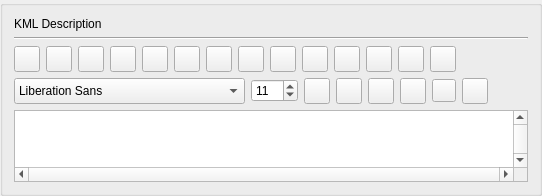
         <widget class="QGroupBox" name="groupBox_2">
          <property name="title">
           <string/>
          </property>
          <property name="alignment">
           <set>Qt::AlignCenter</set>
          </property>
          <property name="flat">
           <bool>false</bool>
          </property>
          <layout class="QVBoxLayout" name="verticalLayout" stretch="0,0,0,0,0">
           <item>
            <widget class="QLabel" name="label_7">
             <property name="text">
              <string>KML Description</string>
             </property>
             <property name="alignment">
              <set>Qt::AlignLeading|Qt::AlignLeft|Qt::AlignVCenter</set>
             </property>
            </widget>
           </item>
           <item>
            <widget class="Line" name="line">
             <property name="orientation">
              <enum>Qt::Horizontal</enum>
             </property>
            </widget>
           </item>
           <item>
            <layout class="QGridLayout" name="gridLayout_2">
             <item row="0" column="22">
              <spacer name="horizontalSpacer">
               <property name="orientation">
                <enum>Qt::Horizontal</enum>
               </property>
               <property name="sizeHint" stdset="0">
                <size>
                 <width>40</width>
                 <height>20</height>
                </size>
               </property>
              </spacer>
             </item>
             <item row="0" column="11">
              <widget class="QToolButton" name="editor_italic">
               <property name="minimumSize">
                <size>
                 <width>26</width>
                 <height>26</height>
                </size>
               </property>
               <property name="maximumSize">
                <size>
                 <width>26</width>
                 <height>26</height>
                </size>
               </property>
               <property name="toolTip">
                <string>Set / Un-set selexted text to Bold</string>
               </property>
               <property name="text">
                <string/>
               </property>
               <property name="icon">
                <iconset resource="../../../.local/share/QGIS/QGIS3/profiles/default/python/plugins/groundtruther/resources.qrc">
                 <normaloff>:/icons/qtui/icons/italic.png</normaloff>:/icons/qtui/icons/italic.png</iconset>
               </property>
              </widget>
             </item>
             <item row="0" column="17">
              <widget class="QToolButton" name="editor_align_justify">
               <property name="minimumSize">
                <size>
                 <width>26</width>
                 <height>26</height>
                </size>
               </property>
               <property name="maximumSize">
                <size>
                 <width>26</width>
                 <height>26</height>
                </size>
               </property>
               <property name="toolTip">
                <string>Justified Alignment for selected text</string>
               </property>
               <property name="text">
                <string/>
               </property>
               <property name="icon">
                <iconset resource="../../../.local/share/QGIS/QGIS3/profiles/default/python/plugins/groundtruther/resources.qrc">
                 <normaloff>:/icons/qtui/icons/align-justify.png</normaloff>:/icons/qtui/icons/align-justify.png</iconset>
               </property>
              </widget>
             </item>
             <item row="0" column="7">
              <widget class="QToolButton" name="editor_undo">
               <property name="minimumSize">
                <size>
                 <width>26</width>
                 <height>26</height>
                </size>
               </property>
               <property name="maximumSize">
                <size>
                 <width>26</width>
                 <height>26</height>
                </size>
               </property>
               <property name="toolTip">
                <string>Undo text edit</string>
               </property>
               <property name="text">
                <string/>
               </property>
               <property name="icon">
                <iconset resource="../../../.local/share/QGIS/QGIS3/profiles/default/python/plugins/groundtruther/resources.qrc">
                 <normaloff>:/icons/qtui/icons/arrow-rotate-left.svg</normaloff>:/icons/qtui/icons/arrow-rotate-left.svg</iconset>
               </property>
              </widget>
             </item>
             <item row="0" column="8">
              <widget class="QToolButton" name="editor_redo">
               <property name="minimumSize">
                <size>
                 <width>26</width>
                 <height>26</height>
                </size>
               </property>
               <property name="maximumSize">
                <size>
                 <width>26</width>
                 <height>26</height>
                </size>
               </property>
               <property name="toolTip">
                <string>Redo text editing</string>
               </property>
               <property name="text">
                <string/>
               </property>
               <property name="icon">
                <iconset resource="../../../.local/share/QGIS/QGIS3/profiles/default/python/plugins/groundtruther/resources.qrc">
                 <normaloff>:/icons/qtui/icons/arrow-rotate-right.svg</normaloff>:/icons/qtui/icons/arrow-rotate-right.svg</iconset>
               </property>
              </widget>
             </item>
             <item row="0" column="18">
              <widget class="QToolButton" name="editor_save">
               <property name="minimumSize">
                <size>
                 <width>26</width>
                 <height>26</height>
                </size>
               </property>
               <property name="maximumSize">
                <size>
                 <width>26</width>
                 <height>26</height>
                </size>
               </property>
               <property name="toolTip">
                <string>save editor text to HTML</string>
               </property>
               <property name="text">
                <string/>
               </property>
               <property name="icon">
                <iconset resource="../../../.local/share/QGIS/QGIS3/profiles/default/python/plugins/groundtruther/resources.qrc">
                 <normaloff>:/icons/qtui/icons/print.png</normaloff>:/icons/qtui/icons/print.png</iconset>
               </property>
              </widget>
             </item>
             <item row="0" column="2">
              <widget class="QToolButton" name="editor_paste">
               <property name="minimumSize">
                <size>
                 <width>26</width>
                 <height>26</height>
                </size>
               </property>
               <property name="maximumSize">
                <size>
                 <width>26</width>
                 <height>26</height>
                </size>
               </property>
               <property name="toolTip">
                <string>Paste selected text</string>
               </property>
               <property name="text">
                <string/>
               </property>
               <property name="icon">
                <iconset resource="../../../.local/share/QGIS/QGIS3/profiles/default/python/plugins/groundtruther/resources.qrc">
                 <normaloff>:/icons/qtui/icons/paste.png</normaloff>:/icons/qtui/icons/paste.png</iconset>
               </property>
              </widget>
             </item>
             <item row="0" column="16">
              <widget class="QToolButton" name="editor_align_center">
               <property name="minimumSize">
                <size>
                 <width>26</width>
                 <height>26</height>
                </size>
               </property>
               <property name="maximumSize">
                <size>
                 <width>26</width>
                 <height>26</height>
                </size>
               </property>
               <property name="toolTip">
                <string>Align selected text to the center</string>
               </property>
               <property name="text">
                <string/>
               </property>
               <property name="icon">
                <iconset resource="../../../.local/share/QGIS/QGIS3/profiles/default/python/plugins/groundtruther/resources.qrc">
                 <normaloff>:/icons/qtui/icons/align-center.png</normaloff>:/icons/qtui/icons/align-center.png</iconset>
               </property>
              </widget>
             </item>
             <item row="0" column="14">
              <widget class="QToolButton" name="editor_align_left">
               <property name="minimumSize">
                <size>
                 <width>26</width>
                 <height>26</height>
                </size>
               </property>
               <property name="maximumSize">
                <size>
                 <width>26</width>
                 <height>26</height>
                </size>
               </property>
               <property name="toolTip">
                <string>Align selected text to the left</string>
               </property>
               <property name="text">
                <string/>
               </property>
               <property name="icon">
                <iconset resource="../../../.local/share/QGIS/QGIS3/profiles/default/python/plugins/groundtruther/resources.qrc">
                 <normaloff>:/icons/qtui/icons/align-left.png</normaloff>:/icons/qtui/icons/align-left.png</iconset>
               </property>
              </widget>
             </item>
             <item row="0" column="0">
              <widget class="QToolButton" name="editor_copy">
               <property name="minimumSize">
                <size>
                 <width>26</width>
                 <height>26</height>
                </size>
               </property>
               <property name="maximumSize">
                <size>
                 <width>26</width>
                 <height>26</height>
                </size>
               </property>
               <property name="toolTip">
                <string>Copy selected text</string>
               </property>
               <property name="text">
                <string/>
               </property>
               <property name="icon">
                <iconset resource="../../../.local/share/QGIS/QGIS3/profiles/default/python/plugins/groundtruther/resources.qrc">
                 <normaloff>:/icons/qtui/icons/copy.svg</normaloff>:/icons/qtui/icons/copy.svg</iconset>
               </property>
              </widget>
             </item>
             <item row="0" column="13">
              <widget class="QToolButton" name="editor_underline">
               <property name="minimumSize">
                <size>
                 <width>26</width>
                 <height>26</height>
                </size>
               </property>
               <property name="maximumSize">
                <size>
                 <width>26</width>
                 <height>26</height>
                </size>
               </property>
               <property name="toolTip">
                <string>Set / Un-Set selexted text to Underign</string>
               </property>
               <property name="text">
                <string/>
               </property>
               <property name="icon">
                <iconset resource="../../../.local/share/QGIS/QGIS3/profiles/default/python/plugins/groundtruther/resources.qrc">
                 <normaloff>:/icons/qtui/icons/underline.png</normaloff>:/icons/qtui/icons/underline.png</iconset>
               </property>
              </widget>
             </item>
             <item row="0" column="10">
              <widget class="QToolButton" name="editor_bold">
               <property name="minimumSize">
                <size>
                 <width>26</width>
                 <height>26</height>
                </size>
               </property>
               <property name="maximumSize">
                <size>
                 <width>26</width>
                 <height>26</height>
                </size>
               </property>
               <property name="toolTip">
                <string>Set / Un-Set selexted text to Bold</string>
               </property>
               <property name="text">
                <string/>
               </property>
               <property name="icon">
                <iconset resource="../../../.local/share/QGIS/QGIS3/profiles/default/python/plugins/groundtruther/resources.qrc">
                 <normaloff>:/icons/qtui/icons/bold.png</normaloff>:/icons/qtui/icons/bold.png</iconset>
               </property>
              </widget>
             </item>
             <item row="0" column="15">
              <widget class="QToolButton" name="editor_align_right">
               <property name="minimumSize">
                <size>
                 <width>26</width>
                 <height>26</height>
                </size>
               </property>
               <property name="maximumSize">
                <size>
                 <width>26</width>
                 <height>26</height>
                </size>
               </property>
               <property name="toolTip">
                <string>Align selected text to the right</string>
               </property>
               <property name="text">
                <string/>
               </property>
               <property name="icon">
                <iconset resource="../../../.local/share/QGIS/QGIS3/profiles/default/python/plugins/groundtruther/resources.qrc">
                 <normaloff>:/icons/qtui/icons/align-right.png</normaloff>:/icons/qtui/icons/align-right.png</iconset>
               </property>
              </widget>
             </item>
             <item row="0" column="9">
              <widget class="QToolButton" name="editor_select_all">
               <property name="minimumSize">
                <size>
                 <width>26</width>
                 <height>26</height>
                </size>
               </property>
               <property name="maximumSize">
                <size>
                 <width>26</width>
                 <height>26</height>
                </size>
               </property>
               <property name="toolTip">
                <string>Select all text</string>
               </property>
               <property name="text">
                <string/>
               </property>
               <property name="icon">
                <iconset resource="../../../.local/share/QGIS/QGIS3/profiles/default/python/plugins/groundtruther/resources.qrc">
                 <normaloff>:/icons/qtui/icons/maximize.svg</normaloff>:/icons/qtui/icons/maximize.svg</iconset>
               </property>
              </widget>
             </item>
             <item row="0" column="1">
              <widget class="QToolButton" name="editor_cut">
               <property name="minimumSize">
                <size>
                 <width>26</width>
                 <height>26</height>
                </size>
               </property>
               <property name="maximumSize">
                <size>
                 <width>26</width>
                 <height>26</height>
                </size>
               </property>
               <property name="toolTip">
                <string>Cut selected text</string>
               </property>
               <property name="text">
                <string/>
               </property>
               <property name="icon">
                <iconset resource="../../../.local/share/QGIS/QGIS3/profiles/default/python/plugins/groundtruther/resources.qrc">
                 <normaloff>:/icons/qtui/icons/cut.png</normaloff>:/icons/qtui/icons/cut.png</iconset>
               </property>
              </widget>
             </item>
            </layout>
           </item>
           <item>
            <layout class="QHBoxLayout" name="horizontalLayout">
             <item>
              <widget class="QFontComboBox" name="fontComboBox">
               <property name="sizePolicy">
                <sizepolicy hsizetype="Minimum" vsizetype="Minimum">
                 <horstretch>0</horstretch>
                 <verstretch>0</verstretch>
                </sizepolicy>
               </property>
               <property name="minimumSize">
                <size>
                 <width>120</width>
                 <height>0</height>
                </size>
               </property>
               <property name="maximumSize">
                <size>
                 <width>240</width>
                 <height>16777215</height>
                </size>
               </property>
               <property name="font">
                <font>
                 <weight>50</weight>
                 <italic>false</italic>
                 <bold>false</bold>
                 <underline>false</underline>
                </font>
               </property>
               <property name="toolTip">
                <string>Select Font Family</string>
               </property>
               <property name="editable">
                <bool>false</bool>
               </property>
              </widget>
             </item>
             <item>
              <widget class="QSpinBox" name="fontsize">
               <property name="toolTip">
                <string>set font size</string>
               </property>
               <property name="minimum">
                <number>3</number>
               </property>
               <property name="maximum">
                <number>300</number>
               </property>
               <property name="value">
                <number>11</number>
               </property>
              </widget>
             </item>
             <item>
              <widget class="QPushButton" name="addimage">
               <property name="sizePolicy">
                <sizepolicy hsizetype="Fixed" vsizetype="Fixed">
                 <horstretch>0</horstretch>
                 <verstretch>0</verstretch>
                </sizepolicy>
               </property>
               <property name="minimumSize">
                <size>
                 <width>26</width>
                 <height>26</height>
                </size>
               </property>
               <property name="maximumSize">
                <size>
                 <width>26</width>
                 <height>26</height>
                </size>
               </property>
               <property name="toolTip">
                <string>Add link to current HBC image</string>
               </property>
               <property name="styleSheet">
                <string notr="true"/>
               </property>
               <property name="text">
                <string/>
               </property>
               <property name="icon">
                <iconset resource="../../../.local/share/QGIS/QGIS3/profiles/default/python/plugins/groundtruther/resources.qrc">
                 <normaloff>:/icons/qtui/icons/image.svg</normaloff>:/icons/qtui/icons/image.svg</iconset>
               </property>
              </widget>
             </item>
             <item>
              <widget class="QPushButton" name="addlink">
               <property name="sizePolicy">
                <sizepolicy hsizetype="Fixed" vsizetype="Fixed">
                 <horstretch>0</horstretch>
                 <verstretch>0</verstretch>
                </sizepolicy>
               </property>
               <property name="minimumSize">
                <size>
                 <width>26</width>
                 <height>26</height>
                </size>
               </property>
               <property name="maximumSize">
                <size>
                 <width>26</width>
                 <height>26</height>
                </size>
               </property>
               <property name="toolTip">
                <string>Add link</string>
               </property>
               <property name="styleSheet">
                <string notr="true"/>
               </property>
               <property name="text">
                <string/>
               </property>
               <property name="icon">
                <iconset resource="../../../.local/share/QGIS/QGIS3/profiles/default/python/plugins/groundtruther/resources.qrc">
                 <normaloff>:/icons/qtui/icons/link.svg</normaloff>:/icons/qtui/icons/link.svg</iconset>
               </property>
              </widget>
             </item>
             <item>
              <widget class="QToolButton" name="get_2dgraph">
               <property name="minimumSize">
                <size>
                 <width>26</width>
                 <height>26</height>
                </size>
               </property>
               <property name="maximumSize">
                <size>
                 <width>26</width>
                 <height>26</height>
                </size>
               </property>
               <property name="toolTip">
                <string>Add 2D Graph from query builder</string>
               </property>
               <property name="text">
                <string/>
               </property>
               <property name="icon">
                <iconset resource="../../../.local/share/QGIS/QGIS3/profiles/default/python/plugins/groundtruther/resources.qrc">
                 <normaloff>:/icons/qtui/icons/arrow-up-right-dots.svg</normaloff>:/icons/qtui/icons/arrow-up-right-dots.svg</iconset>
               </property>
              </widget>
             </item>
             <item>
              <widget class="QToolButton" name="get_3dgraph">
               <property name="minimumSize">
                <size>
                 <width>26</width>
                 <height>26</height>
                </size>
               </property>
               <property name="maximumSize">
                <size>
                 <width>26</width>
                 <height>26</height>
                </size>
               </property>
               <property name="toolTip">
                <string>Add 3D Graph from query builder</string>
               </property>
               <property name="text">
                <string/>
               </property>
               <property name="icon">
                <iconset resource="../../../.local/share/QGIS/QGIS3/profiles/default/python/plugins/groundtruther/resources.qrc">
                 <normaloff>:/icons/qtui/icons/cubes.svg</normaloff>:/icons/qtui/icons/cubes.svg</iconset>
               </property>
              </widget>
             </item>
             <item>
              <widget class="QToolButton" name="get_selected_points">
               <property name="text">
                <string/>
               </property>
               <property name="icon">
                <iconset resource="../../../.local/share/QGIS/QGIS3/profiles/default/python/plugins/groundtruther/resources.qrc">
                 <normaloff>:/icons/qtui/icons/table-list.svg</normaloff>:/icons/qtui/icons/table-list.svg</iconset>
               </property>
              </widget>
             </item>
             <item>
              <widget class="QPushButton" name="clean">
               <property name="sizePolicy">
                <sizepolicy hsizetype="Fixed" vsizetype="Fixed">
                 <horstretch>0</horstretch>
                 <verstretch>0</verstretch>
                </sizepolicy>
               </property>
               <property name="minimumSize">
                <size>
                 <width>26</width>
                 <height>26</height>
                </size>
               </property>
               <property name="maximumSize">
                <size>
                 <width>26</width>
                 <height>26</height>
                </size>
               </property>
               <property name="toolTip">
                <string>clean up the editor</string>
               </property>
               <property name="styleSheet">
                <string notr="true"/>
               </property>
               <property name="text">
                <string/>
               </property>
               <property name="icon">
                <iconset resource="../../../.local/share/QGIS/QGIS3/profiles/default/python/plugins/groundtruther/resources.qrc">
                 <normaloff>:/icons/qtui/icons/arrow-rotate-left.svg</normaloff>:/icons/qtui/icons/arrow-rotate-left.svg</iconset>
               </property>
              </widget>
             </item>
             <item>
              <spacer name="horizontalSpacer_2">
               <property name="orientation">
                <enum>Qt::Horizontal</enum>
               </property>
               <property name="sizeHint" stdset="0">
                <size>
                 <width>40</width>
                 <height>20</height>
                </size>
               </property>
              </spacer>
             </item>
            </layout>
           </item>
           <item>
            <widget class="QTextEdit" name="description">
             <property name="sizePolicy">
              <sizepolicy hsizetype="Expanding" vsizetype="Expanding">
               <horstretch>0</horstretch>
               <verstretch>0</verstretch>
              </sizepolicy>
             </property>
             <property name="maximumSize">
              <size>
               <width>16777215</width>
               <height>16777215</height>
              </size>
             </property>
             <property name="verticalScrollBarPolicy">
              <enum>Qt::ScrollBarAlwaysOn</enum>
             </property>
             <property name="horizontalScrollBarPolicy">
              <enum>Qt::ScrollBarAlwaysOn</enum>
             </property>
             <property name="sizeAdjustPolicy">
              <enum>QAbstractScrollArea::AdjustToContents</enum>
             </property>
             <property name="autoFormatting">
              <set>QTextEdit::AutoAll</set>
             </property>
             <property name="textInteractionFlags">
              <set>Qt::LinksAccessibleByKeyboard|Qt::LinksAccessibleByMouse|Qt::TextBrowserInteraction|Qt::TextEditable|Qt::TextEditorInteraction|Qt::TextSelectableByKeyboard|Qt::TextSelectableByMouse</set>
             </property>
            </widget>
           </item>
          </layout>
         </widget>
